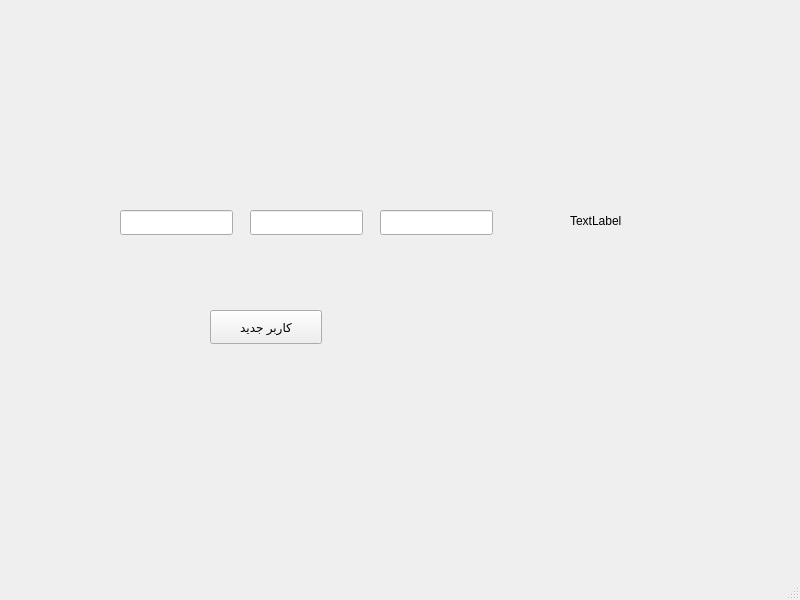
<?xml version="1.0" encoding="UTF-8"?>
<ui version="4.0">
 <class>QMainWindow</class>
 <widget class="QMainWindow" name="QMainWindow">
  <property name="geometry">
   <rect>
    <x>0</x>
    <y>0</y>
    <width>800</width>
    <height>600</height>
   </rect>
  </property>
  <property name="windowTitle">
   <string>MainWindow</string>
  </property>
  <widget class="QWidget" name="centralwidget">
   <widget class="QLineEdit" name="tb_first_name">
    <property name="geometry">
     <rect>
      <x>120</x>
      <y>210</y>
      <width>113</width>
      <height>25</height>
     </rect>
    </property>
   </widget>
   <widget class="QLineEdit" name="tb_last_name">
    <property name="geometry">
     <rect>
      <x>250</x>
      <y>210</y>
      <width>113</width>
      <height>25</height>
     </rect>
    </property>
   </widget>
   <widget class="QLineEdit" name="tb_na_code">
    <property name="geometry">
     <rect>
      <x>380</x>
      <y>210</y>
      <width>113</width>
      <height>25</height>
     </rect>
    </property>
   </widget>
   <widget class="QLabel" name="label">
    <property name="geometry">
     <rect>
      <x>570</x>
      <y>120</y>
      <width>181</width>
      <height>201</height>
     </rect>
    </property>
    <property name="text">
     <string>TextLabel</string>
    </property>
   </widget>
   <widget class="QPushButton" name="btn_new_worker">
    <property name="geometry">
     <rect>
      <x>210</x>
      <y>310</y>
      <width>112</width>
      <height>34</height>
     </rect>
    </property>
    <property name="text">
     <string>کاربر جدید</string>
    </property>
   </widget>
  </widget>
  <widget class="QMenuBar" name="menubar">
   <property name="geometry">
    <rect>
     <x>0</x>
     <y>0</y>
     <width>800</width>
     <height>30</height>
    </rect>
   </property>
  </widget>
  <widget class="QStatusBar" name="statusbar"/>
 </widget>
 <resources/>
 <connections/>
</ui>
